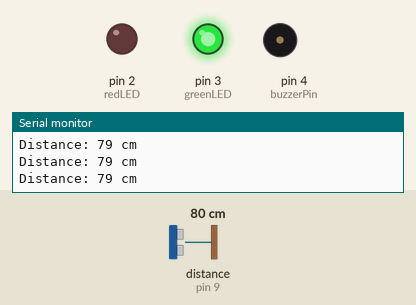
Bench run of a sketch on a simulated Arduino Uno, built with avr-gcc and run on an emulated ATmega328P. Parts: output pins drawn as LEDs (lit = HIGH), buzzer (waves = sounding, pin HIGH), the last lines printed to the serial monitor. Wiring (inferred from the names in the program): ultrasonic range finder: trigger pin 9; echo pin 9. The test bench sets the inputs (shaded band); at power-on: distance to the obstacle (sensor on pin 9) 80 cm. The echo pulse lasts 58.3 µs per cm.

Above: at 1.3 s.
1.4 s: distance to the obstacle (sensor on pin 9) set to 57 cm
2.9 s: distance to the obstacle (sensor on pin 9) set to 46 cm
At 3.6 s:
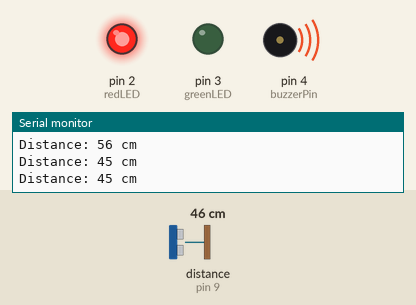
4.5 s: distance to the obstacle (sensor on pin 9) set to 120 cm
At 5.3 s:
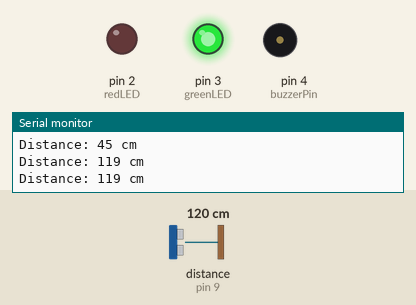
6.0 s: distance to the obstacle (sensor on pin 9) set to 35 cm
At 7.1 s:
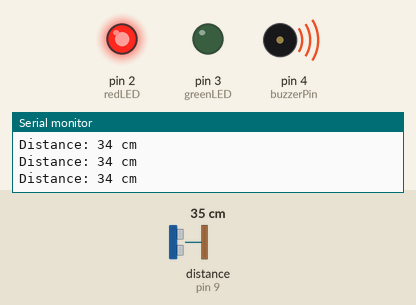
Timing chart, 0 to 8.5 s (numbered marks = the images above; inputs shaded):
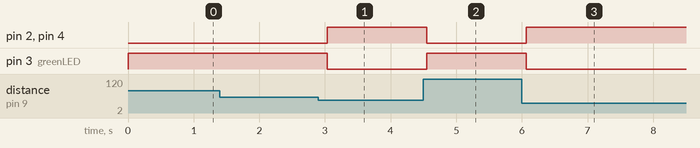

The sketch:

q4_smart_parking.ino
```cpp
// Pins matching Tinkercad wiring
const int pingPin = 9;   // Purple wire
const int buzzerPin = 4; // Light Blue wire
const int greenLED = 3;  // Orange wire
const int redLED = 2;    // Yellow wire

const int thresholdDistance = 50; // cm

void setup() {
  pinMode(buzzerPin, OUTPUT);
  pinMode(greenLED, OUTPUT);
  pinMode(redLED, OUTPUT);
  Serial.begin(9600);
}

void loop() {
  long duration, distance;

  // The PING))) sensor is triggered by a HIGH pulse of 2 or more microseconds.
  // Give a short LOW pulse beforehand to ensure a clean HIGH pulse:
  pinMode(pingPin, OUTPUT);
  digitalWrite(pingPin, LOW);
  delayMicroseconds(2);
  digitalWrite(pingPin, HIGH);
  delayMicroseconds(5);
  digitalWrite(pingPin, LOW);

  // The same pin is used to read the signal from the PING))): a HIGH pulse
  // whose duration is the time (in microseconds) from the sending of the ping
  // to the reception of its echo off of an object.
  pinMode(pingPin, INPUT);
  duration = pulseIn(pingPin, HIGH);

  // Convert the time into a distance
  distance = duration / 29.1 / 2;

  Serial.print("Distance: ");
  Serial.print(distance);
  Serial.println(" cm");

  // Occupancy Logic
  if (distance > 0 && distance <= thresholdDistance) {
    // Car is in the space
    digitalWrite(redLED, HIGH);
    digitalWrite(greenLED, LOW);
    digitalWrite(buzzerPin, HIGH);
  } else {
    // Space is empty
    digitalWrite(redLED, LOW);
    digitalWrite(greenLED, HIGH);
    digitalWrite(buzzerPin, LOW);
  }

  delay(500);
}
```

Measured:
- the behaviour switches between 52 and 51 cm on distance to the obstacle (sensor on pin 9) (found by bisection; images 0 and 1)
- after the input at 2.9 s, pin 2 (redLED), pin 4 (buzzerPin): LOW → HIGH after 0.13 s; pin 3 (greenLED): HIGH → LOW after 0.13 s
- after the input at 4.5 s, pin 2 (redLED), pin 4 (buzzerPin): HIGH → LOW after 0.05 s; pin 3 (greenLED): LOW → HIGH after 0.05 s
- after the input at 6.0 s, pin 2 (redLED), pin 4 (buzzerPin): LOW → HIGH after 0.07 s; pin 3 (greenLED): HIGH → LOW after 0.07 s
